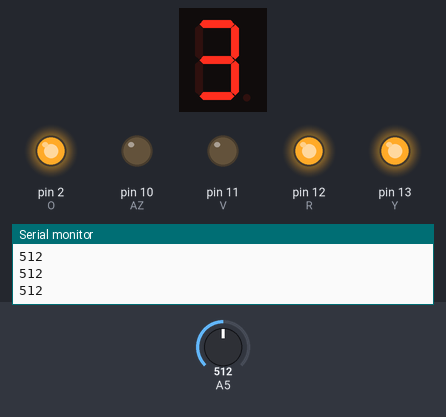
The sketch below on a simulated Arduino Uno, built with avr-gcc and run on an emulated ATmega328P. On the bench: 1-digit seven-segment display, output pins drawn as LEDs (lit = HIGH), the last lines printed to the serial monitor. Wiring (inferred from the names in the program): 1-digit 7-segment display, segments lit when LOW: segments pin 7, pin 6, pin 3, pin 4, pin 5, pin 8, pin 9. The inputs (shaded band) are chosen by the test bench; at power-on: A5 = 512. The segment pins are drawn as the display they are named for; pins used as bus, display or sensor lines are not drawn.

Above: at 1.2 s.
1.3 s: A5 set to 623
At 2.0 s:
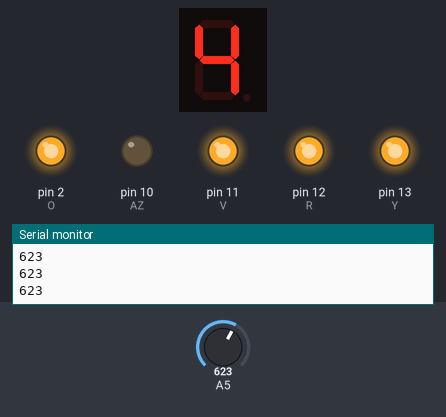
2.8 s: A5 set to 828
At 3.2 s:
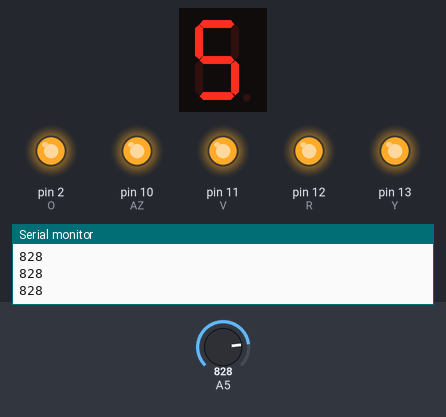
4.3 s: A5 set to 399
At 5.5 s:
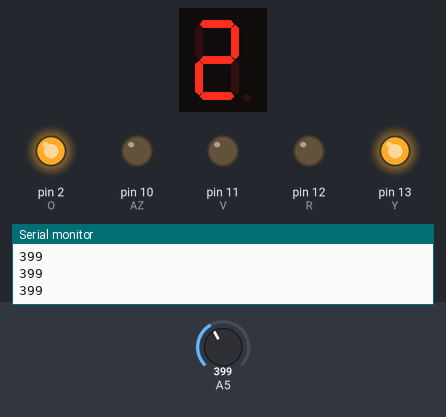
5.8 s: A5 set to 194
At 6.7 s:
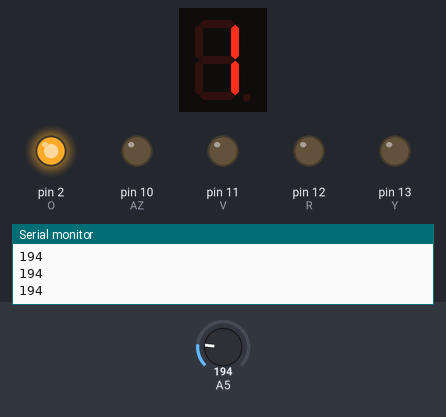
7.3 s: A5 set to 40
At 7.7 s:
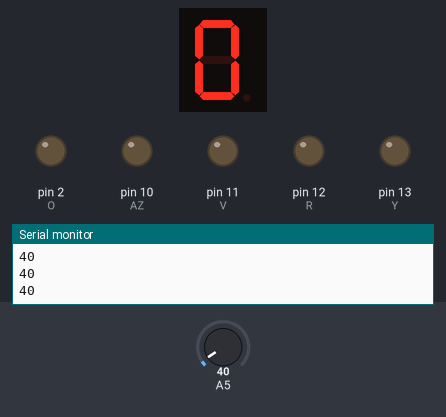
8.8 s: A5 set to 60
At 10.1 s:
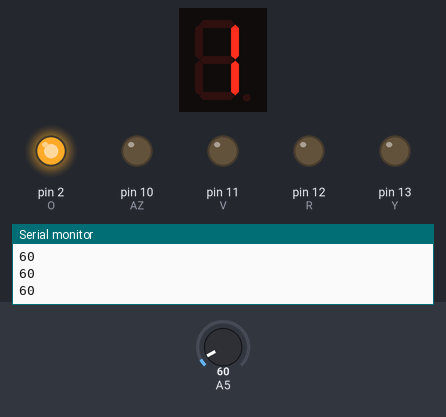
Timing chart, 0 to 11.3 s (numbered marks = the images above; inputs shaded):
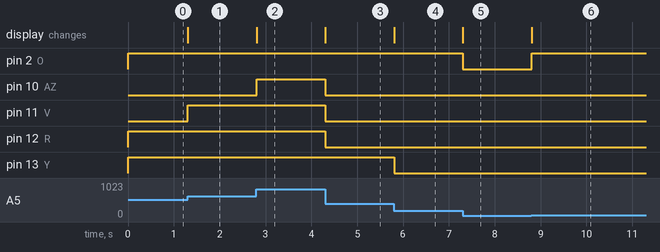

The sketch:

NUMPATH_Clases.ino
```cpp
//salida del potenciometro
int salida = 0;

//display de 7 seg
int A = 7;
int B = 6;
int C = 3;
int D = 4;
int E = 5;
int G = 9;
int F = 8;

void segmentoSiete (int a, int b, int c, int d, int e, int g, int f)
{
  digitalWrite (A, a);
  digitalWrite (B, b);
  digitalWrite (C, c);
  digitalWrite (D, d);
  digitalWrite (E, e);
  digitalWrite (G, g);
  digitalWrite (F, f);
}
//NOTA: NO USAR NUMEROS COMO NOMBRES DE LOS PARAMETROS EN LAS FUNCIONES

//Serie de leds
int O = 2;
int Y = 13;
int R = 12;
int V = 11;
int AZ = 10;

//Inicia digitalWrite para serie de leds
void serieLeds (int h, int i, int j, int k, int l)
{
  digitalWrite (O, h);
  digitalWrite (Y, i);
  digitalWrite (R, j);
  digitalWrite (V, k);
  digitalWrite (AZ, l);
}

void setup() {
  //Declaramos consola
  Serial.begin(9600);

  //Declarar pines para Leds
  pinMode(O, OUTPUT);
  pinMode(Y, OUTPUT);
  pinMode(R, OUTPUT);
  pinMode(V, OUTPUT);
  pinMode(AZ, OUTPUT);

  //Declarar pines para el display de 7 segmentoSietes
  pinMode(A, OUTPUT);
  pinMode(B, OUTPUT);
  pinMode(C, OUTPUT);
  pinMode(D, OUTPUT);
  pinMode(E, OUTPUT);
  pinMode(F, OUTPUT);
  pinMode(G, OUTPUT);

}

void loop() {

  //lectura del puerto analogico donde esta el potenciometro
  salida = analogRead(5);
  Serial.println(salida);

  //condicion para encencer leds y display

  if (salida >= 0 && salida < 50)
  {
    serieLeds(0, 0, 0, 0, 0);
    segmentoSiete(0, 0, 0, 0, 0, 1, 0);
  }
  if (salida >= 51 && salida < 204)
  {
    serieLeds(1, 0, 0, 0, 0);
    segmentoSiete(1, 0, 0, 1, 1, 1, 1);
  }
  if (salida >= 205 && salida < 409)
  {
    serieLeds(1, 1, 0, 0, 0);
    segmentoSiete(0, 0, 1, 0, 0, 0, 1);
  }
  if (salida >= 410 && salida < 613)
  {
    serieLeds(1, 1, 1, 0, 0);
    segmentoSiete(0, 0, 0, 0, 1, 0, 1);
  }
  if (salida >= 614 && salida < 817)
  {
    serieLeds(1, 1, 1, 1, 0);
    segmentoSiete(1, 0, 0, 1, 1, 0, 0);
  }
  if (salida >= 818 && salida < 1021)
  {
    serieLeds(1, 1, 1, 1, 1);
    segmentoSiete(0, 1, 0, 0, 1, 0, 0);
  }

}
```

Measured:
- after the input at 1.3 s, pin 11 (V): LOW → HIGH at once; the display: changes at once (image 1)
- after the input at 2.8 s, pin 10 (AZ): LOW → HIGH at once; the display: changes at once (image 2)
- after the input at 4.3 s, pin 10 (AZ), pin 11 (V), pin 12 (R): HIGH → LOW at once; the display: changes at once (image 3)
- after the input at 5.8 s, pin 13 (Y): HIGH → LOW at once; the display: changes at once (image 4)
- after the input at 7.3 s, pin 2 (O): HIGH → LOW at once; the display: changes at once (image 5)
- after the input at 8.8 s, pin 2 (O): LOW → HIGH at once; the display: changes at once (image 6)
